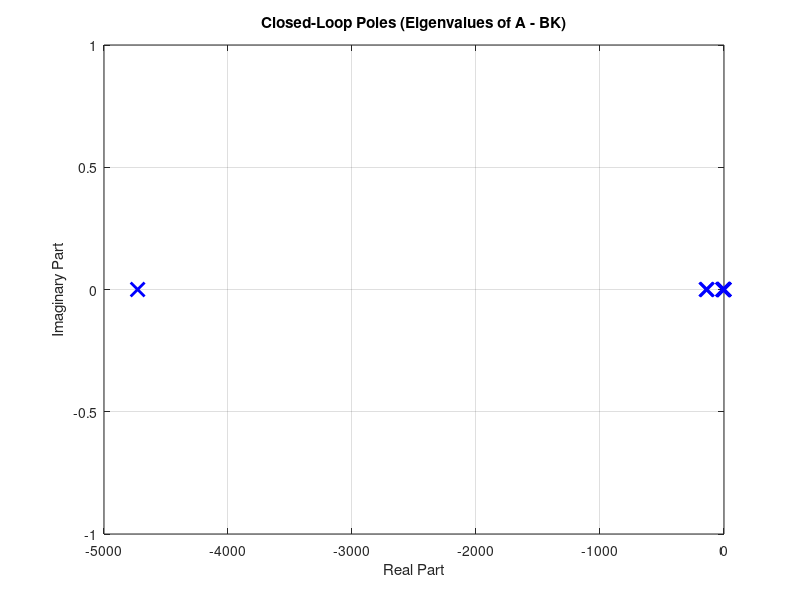

MATLAB code to generate this figure:
% Define or load your A, B, and K matrices
% Example: (replace these with your actual system values)
A = [...
     0.00     0.00     0.00     1.00     0.00     0.00     0.00     0.00     0.00;
     0.00     0.00     0.00     0.00     1.00     0.00     0.00     0.00     0.00;
     0.00     0.00     0.00     0.00     0.00     1.00     0.00     0.00     0.00;
   -19.39    -0.95     0.62    -0.47     0.00     0.00     0.00     0.00     0.00;
    -5.87    -5.87     3.87     0.00    -2.89     0.00     0.00     0.00     0.00;
    70.95    70.95    70.95     0.00    -0.00   -53.12     0.00     0.00     0.00;
    -1.00    -0.00    -0.00    -0.00    -0.00    -0.00     0.00     0.00     0.00;
    -0.00    -1.00    -0.00    -0.00    -0.00    -0.00     0.00     0.00     0.00;
    -0.00    -0.00    -1.00    -0.00    -0.00    -0.00     0.00     0.00     0.00];

B = [...
     0.00     0.00     0.00;
     0.00     0.00     0.00;
     0.00     0.00     0.00;
     0.47     0.00     0.00;
     0.00     2.89     0.00;
     0.00     0.00    53.12;
     0.00     0.00     0.00;
     0.00     0.00     0.00;
     0.00     0.00     0.00];

K = [...
   412.01   -1.93    1.32  307.69  -0.01   0.00  -94.28  -0.00  -0.00;
    -1.99  477.77    1.35   -0.02  49.98   0.00    0.00 -47.14  -0.00;
     1.32    1.33  125.71    0.00   0.00  88.04    0.00   0.00 -23.57];

% Compute closed-loop system matrix
A_cl = A - B * K;

% Compute eigenvalues
eigs_cl = eig(A_cl);

% Display results
disp('Closed-loop eigenvalues:');
disp(eigs_cl);

% Optional: plot real vs imaginary
figure;
plot(real(eigs_cl), imag(eigs_cl), 'bx', 'MarkerSize', 10, 'LineWidth', 2);
grid on;
xlabel('Real Part');
ylabel('Imaginary Part');
title('Closed-Loop Poles (Eigenvalues of A - BK)');
